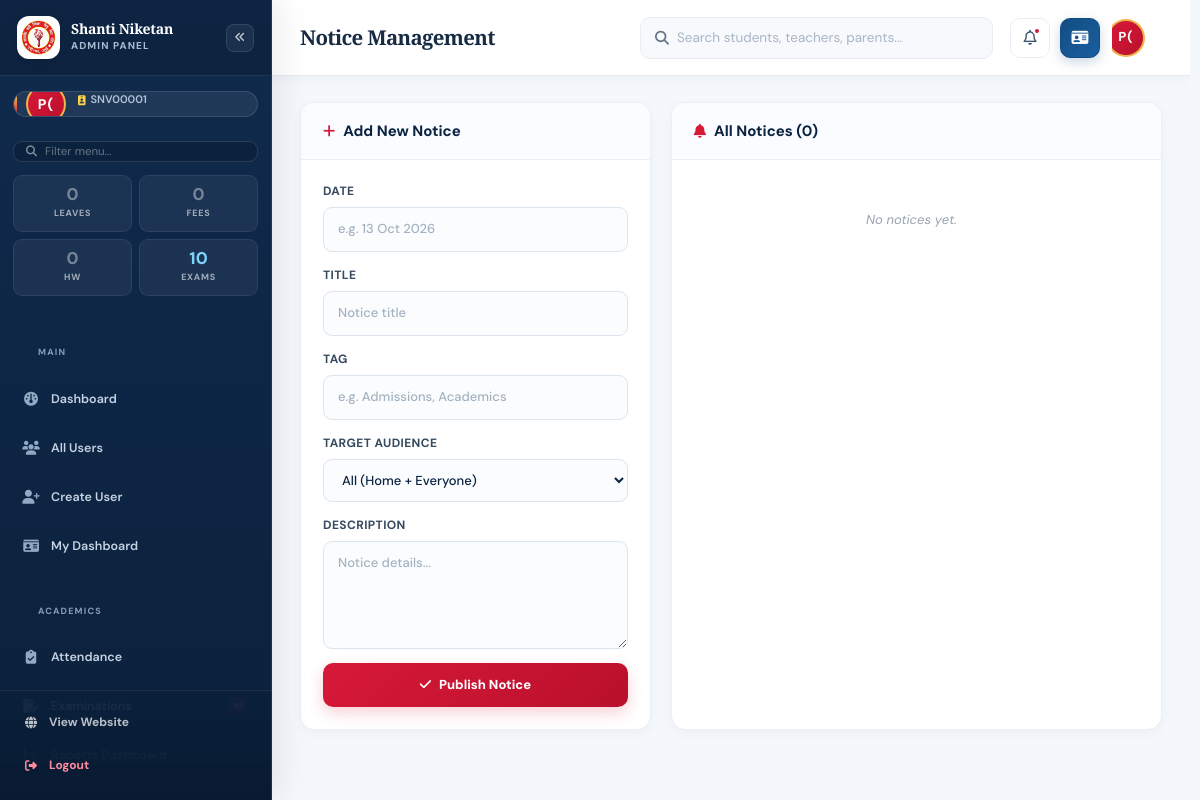
The page /admin/notices (signed in) on the database its author committed.
### tables this page shows
CREATE TABLE users (
            id INTEGER PRIMARY KEY AUTOINCREMENT, unique_id TEXT UNIQUE, role TEXT NOT NULL,
            name TEXT NOT NULL, email TEXT UNIQUE NOT NULL, phone TEXT NOT NULL,
            password_hash TEXT NOT NULL, force_password_change INTEGER DEFAULT 1,
            dob TEXT, gender TEXT, qualification TEXT, experience TEXT, subject TEXT,
            designation TEXT, department TEXT, relation TEXT, child_name TEXT,
            child_class TEXT, address TEXT, is_active INTEGER DEFAULT 1,
            created_at TEXT NOT NULL DEFAULT CURRENT_TIMESTAMP, blood_group TEXT, marital_status TEXT, aadhar TEXT, pan TEXT, nationality TEXT, mother_tongue TEXT, alternate_mobile TEXT, whatsapp TEXT, city TEXT, state TEXT, pincode TEXT, photo_url TEXT, specialization TEXT, classes_assigned TEXT, languages TEXT, employee_id TEXT, joining_date TEXT, employment_type TEXT, total_experience TEXT, previous_school TEXT, salary TEXT, bank_name TEXT, account_number TEXT, ifsc TEXT, emergency_name TEXT, emergency_contact TEXT, notes TEXT, reporting_to TEXT, occupation TEXT, education TEXT, annual_income TEXT, spouse_name TEXT, spouse_occupation TEXT, spouse_mobile TEXT, office_phone TEXT, office_address TEXT, child_admission_no TEXT, child_section TEXT, child_dob TEXT, admission_no TEXT, roll_no TEXT, admission_date TEXT, class_name TEXT, section TEXT, previous_class TEXT, previous_percentage TEXT, category TEXT, religion TEXT, father_name TEXT, father_occupation TEXT, father_mobile TEXT, father_email TEXT, father_education TEXT, mother_name TEXT, mother_occupation TEXT, mother_mobile TEXT, mother_email TEXT, mother_education TEXT, guardian_name TEXT, guardian_relation TEXT, guardian_mobile TEXT, allergies TEXT, medical_conditions TEXT, disability TEXT, transport_route TEXT, pickup_point TEXT, vehicle_no TEXT, sibling_name TEXT, sibling_class TEXT, hobbies TEXT);

### app.py (the view)
@app.route('/admin/notices')
@admin_required
def admin_notices():
    notices = get_all_notices()
    return render_template('admin_notices.html', notices=notices, active_page='notices')

### app.py (called while the page is built, shortened)
def get_db():
    if 'db' not in g:
        g.db = sqlite3.connect(DB_PATH, timeout=15)
        g.db.row_factory = sqlite3.Row
        g.db.execute('PRAGMA foreign_keys = ON')
        g.db.execute('PRAGMA busy_timeout = 15000')
    return g.db

def get_all_notices(target_role=None):
    db = get_db()
    if target_role and target_role != 'all':
        return db.execute("SELECT * FROM notices WHERE target_role IN ('all', ?) ORDER BY id DESC", (target_role,)).fetchall()
    return db.execute('SELECT * FROM notices ORDER BY id DESC').fetchall()

def get_user_by_id(uid):
    db = get_db()
    return db.execute('SELECT * FROM users WHERE id = ?', (uid,)).fetchone()

@app.before_request
def sync_session_user_info():
    if session.get('user_id'):
        user = get_db().execute(
            'SELECT id, photo_url, name, role, is_active FROM users WHERE id = ?',
            (session['user_id'],)
        ).fetchone()
        if not user or not user['is_active']:
            session.clear()
            return None
        session['photo_url'] = user['photo_url']
        session['user_name'] = user['name']
        session['user_role'] = user['role']

@app.before_request
def basic_csrf_origin_guard():
    if request.method not in {'POST', 'PUT', 'PATCH', 'DELETE'}:
        return None

@app.after_request
def add_headers(response):
    response.headers['X-Content-Type-Options'] = 'nosniff'
    response.headers['X-Frame-Options'] = 'SAMEORIGIN'
    response.headers['Referrer-Policy'] = 'strict-origin-when-cross-origin'
    response.headers['Permissions-Policy'] = 'camera=(), microphone=(), geolocation=()'
    response.headers['Cache-Control'] = 'no-store' if session.get('user_id') else response.headers.get('Cache-Control', 'public, max-age=0')
    if request.is_secure:
        response.headers['Strict-Transport-Security'] = 'max-age=31536000; includeSubDomains'
    return response

### templates/admin_notices.html (shortened to what this page needs)
{% extends "admin_base.html" %}
{% block page_title %}Notice Management{% endblock %}
{% block content %}
<div class="admin-grid-2-uneven">
    <div class="admin-panel">
        <div class="admin-panel-head">
            <h3><i class="fa-solid fa-plus"></i> Add New Notice</h3>
        </div>
        <form method="POST" action="{{ url_for('admin_add_notice') }}" class="admin-form">
            <label>Date <input type="text" name="date" placeholder="e.g. 13 Oct 2026" required></label>
            <label>Title <input type="text" name="title" placeholder="Notice title" required maxlength="200"></label>
            <label>Tag <input type="text" name="tag" placeholder="e.g. Admissions, Academics" required maxlength="50"></label>
            <label>Target Audience
                <select name="target_role">
                    <option value="all">All (Home + Everyone)</option>
                </select>
            </label>
            <label>Description <textarea name="description" rows="4" placeholder="Notice details..." maxlength="1000"></textarea></label>
            <button type="submit" class="btn-admin-primary"><i class="fa-solid fa-check"></i> Publish Notice</button>
        </form>
    </div>
    <div class="admin-panel">
        <div class="admin-panel-head"><h3><i class="fa-solid fa-bell"></i> All Notices ({{ notices|length }})</h3></div>
        <div class="admin-notice-list">
            {% for n in notices %}
            <div class="admin-notice-item">
                <div class="notice-item-body">
                    <small class="muted">{{ n.date }} • <strong>{{ n.tag }}</strong> • Target: {{ n.target_role or 'all' }}</small>
                    <p>{{ n.title }}</p>
                    {% if n.description %}<span class="notice-desc muted">{{ n.description[:120] }}{% if n.description|length > 120 %}...{% endif %}</span>{% endif %}
                </div>
                <form method="POST" action="{{ url_for('admin_delete_notice', nid=n.id) }}" data-confirm="Delete this notice?">
                    <button type="submit" class="btn-icon-danger"><i class="fa-solid fa-trash"></i></button>
                </form>
            </div>
            {% else %}
            <p class="empty-row">No notices yet.</p>
            {% endfor %}
        </div>
    </div>
</div>
{% endblock %}

### templates/admin_base.html (shortened to what this page needs)
<!DOCTYPE html>
<html lang="en">
<head>
    <link rel="stylesheet" href="https://cdnjs.cloudflare.com/ajax/libs/font-awesome/6.5.2/css/all.min.css">
    <link rel="stylesheet" href="{{ url_for('static', filename='css/style.css') }}">
</head>
<body class="admin-body">
    <aside class="admin-sidebar" id="adminSidebar" aria-label="Admin sidebar">
        <div class="admin-sidebar-head">
            <a href="{{ url_for('admin_dashboard') }}" class="admin-logo" aria-label="Admin home">
                <img src="{{ url_for('static', filename='images/school_logo.png') }}" alt="School Logo"
                    class="school_logo">
                <div class="brand-text">
                    <strong>Shanti Niketan</strong>
                    <small>Admin Panel</small>
                </div>
            </a>
            <button type="button" class="admin-sidebar-collapse-btn" id="sidebarCollapseBtn"
                aria-label="Collapse sidebar" title="Collapse sidebar">
                <i class="fa-solid fa-angles-left"></i>
            </button>
        </div>
        {% if session.get('user_id') %}
        <div class="admin-user-box">
            {% if session.get('photo_url') %}
            <div class="admin-user-avatar has-photo">
                <img src="{{ session['photo_url'] }}" alt="{{ session['user_name'] }}">
            </div>
            {% else %}
            <div class="admin-user-avatar">
                {{ session['user_name'].split()[0][0] | upper }}{{ session['user_name'].split()[-1][0] | upper if
                session['user_name'].split()|length > 1 else '' }}
            </div>
            {% endif %}
            <div class="admin-user-text">
                <small><i class="fa-solid fa-id-badge"></i> {{ session.get('unique_id', 'N/A') }}</small>
                <span class="admin-role-badge">
                </span>
            </div>
        </div>
        {% endif %}
        <div class="admin-sidebar-search">
            <i class="fa-solid fa-magnifying-glass"></i>
            <input type="text" id="sidebarSearch" placeholder="Filter menu..." autocomplete="off">
        </div>
        <div class="admin-quick-stats">
            <a href="{{ url_for('admin_leaves') }}" class="admin-qstat amber {% if not pending_leaves %}zero{% endif %}"
                title="Pending leave requests">
                <strong>{{ pending_leaves or 0 }}</strong>
                <small>Leaves</small>
            </a>
            <a href="{{ url_for('admin_fees') }}" class="admin-qstat green {% if not pending_fees %}zero{% endif %}"
                title="Pending fee verifications">
                <strong>{{ pending_fees or 0 }}</strong>
                <small>Fees</small>
            </a>
            <a href="{{ url_for('admin_homework') }}"
                class="admin-qstat purple {% if not total_homework %}zero{% endif %}" title="Total homework">
                <strong>{{ total_homework or 0 }}</strong>
                <small>HW</small>
            </a>
            <a href="{{ url_for('admin_exams_list') }}"
                class="admin-qstat blue {% if not pending_exam_submissions %}zero{% endif %}"
                title="Pending exam submissions">
                <strong>{{ pending_exam_submissions or 0 }}</strong>
                <small>Exams</small>
            </a>
        </div>
        <nav class="admin-nav">
            <div class="admin-nav-group-label">Main</div>
            <a href="{{ url_for('admin_dashboard') }}"
                class="admin-nav-link {% if active_page == 'dashboard' %}active{% endif %}" data-label="Dashboard">
                <i class="fa-solid fa-gauge"></i><span class="nav-label">Dashboard</span>
            </a>
            <a href="{{ url_for('admin_users') }}"
                class="admin-nav-link {% if active_page == 'users' %}active{% endif %}" data-label="All Users">
                <i class="fa-solid fa-users"></i><span class="nav-label">All Users</span>
            </a>
            <a href="{{ url_for('admin_create_user') }}"
                class="admin-nav-link {% if active_page == 'create_user' %}active{% endif %}" data-label="Create User">
                <i class="fa-solid fa-user-plus"></i><span class="nav-label">Create User</span>
            </a>
            <a href="{{ url_for('user_dashboard') }}" class="admin-nav-link" data-label="My Dashboard">
                <i class="fa-solid fa-id-card"></i><span class="nav-label">My Dashboard</span>
            </a>
            <div class="admin-nav-group-label">Academics</div>
            <a href="{{ url_for('admin_attendance') }}"
                class="admin-nav-link {% if active_page == 'attendance' %}active{% endif %}" data-label="Attendance">
                <i class="fa-solid fa-clipboard-check"></i><span class="nav-label">Attendance</span>
            </a>
            <a href="{{ url_for('admin_exams_list') }}"
                class="admin-nav-link {% if active_page == 'exams' %}active{% endif %}" data-label="Examinations">
                <i class="fa-solid fa-file-pen"></i><span class="nav-label">Examinations</span>
                {% if pending_exam_submissions and pending_exam_submissions > 0 %}
                <span class="nav-badge danger">{{ pending_exam_submissions }}</span>
                {% endif %}
            </a>
            <a href="{{ url_for('admin_reports_dashboard') }}"
                class="admin-nav-link {% if active_page == 'reports_dashboard' %}active{% endif %}"
                data-label="Reports Dashboard">
                <i class="fa-solid fa-chart-line"></i><span class="nav-label">Reports Dashboard</span>
            </a>
            <a href="{{ url_for('teacher_question_papers') }}"
                class="admin-nav-link {% if active_page == 'question_papers' %}active{% endif %}"
                data-label="Question Papers">
                <span class="nav-label">Question Papers</span>
                {% if total_question_papers and total_question_papers > 0 %}
                <span class="nav-badge">{{ total_question_papers }}</span>
                {% endif %}
            </a>
        </nav>
        <div class="admin-sidebar-foot">
            <a href="{{ url_for('home') }}" target="_blank" rel="noopener" class="admin-sidebar-foot-link">
                <i class="fa-solid fa-globe"></i><span>View Website</span>
            </a>
            <a href="{{ url_for('logout') }}" class="admin-sidebar-foot-link logout">
                <i class="fa-solid fa-right-from-bracket"></i><span>Logout</span>
            </a>
        </div>
    </aside>
    <div class="admin-main">
        <header class="admin-topbar">
            <h1 class="admin-page-title">{% block page_title %}Dashboard{% endblock %}</h1>
            <form class="admin-search" action="{{ url_for('admin_users') }}" method="get" role="search">
                <i class="fa-solid fa-magnifying-glass"></i>
                <input type="search" name="q" value="{{ request.args.get('q', '') }}"
                    placeholder="Search students, teachers, parents..." aria-label="Search">
            </form>
            <div class="admin-user-info">
                <div class="admin-topbar-notif" id="adminNotifWrapper">
                    <button type="button" class="admin-topbar-icon admin-notif-btn" id="adminNotifBtn"
                        aria-haspopup="true" aria-expanded="false" aria-controls="adminNotifDropdown"
                        aria-label="Notifications" title="Notifications">
                        <i class="fa-regular fa-bell"></i>
                        {% set total_notifs = (pending_leaves or 0) + (pending_fees or 0) + (total_homework or 0) +
                        (pending_exam_submissions or 0) %}
                        {% if total_notifs > 0 %}
                        <span class="notif-dot-badge" aria-hidden="true"></span>
                        {% endif %}
                    </button>
                </div>
                <a href="{{ url_for('user_dashboard') }}" class="admin-topbar-icon admin-my-dash-btn"
                    aria-label="My Dashboard" title="My Dashboard">
                    <i class="fa-solid fa-id-card"></i>
                </a>
                <div class="admin-user-profile" id="adminUserProfile">
                    <button type="button" class="admin-user-btn" id="adminUserBtn" aria-haspopup="true"
                        aria-expanded="false" aria-controls="adminUserDropdown"
                        title="{{ session['user_name'] }} — click to open menu">
                        {% if session.get('photo_url') %}
                        <div class="admin-user-avatar has-photo">
                            <img src="{{ session['photo_url'] }}" alt="{{ session['user_name'] }}">
                        </div>
                        {% else %}
                        <div class="admin-user-avatar">
                            {{ session['user_name'].split()[0][0] | upper }}{{ session['user_name'].split()[-1][0] |
                            upper if session['user_name'].split()|length > 1 else '' }}
                        </div>
                        {% endif %}
                    </button>
                </div>
            </div>
        </header>
        <div class="admin-content">
            {% block content %}{% endblock %}
        </div>
    </div>
</body>
</html>

### rows shown on the page
users: user_name "P", user_name|length "(", get "SNV00001"

### other values the page prints
{{ pending_leaves or 0 }} "0"
{{ pending_fees or 0 }} "0"
{{ total_homework or 0 }} "0"
{{ pending_exam_submissions or 0 }} "10"
{{ notices|length }} "0"
